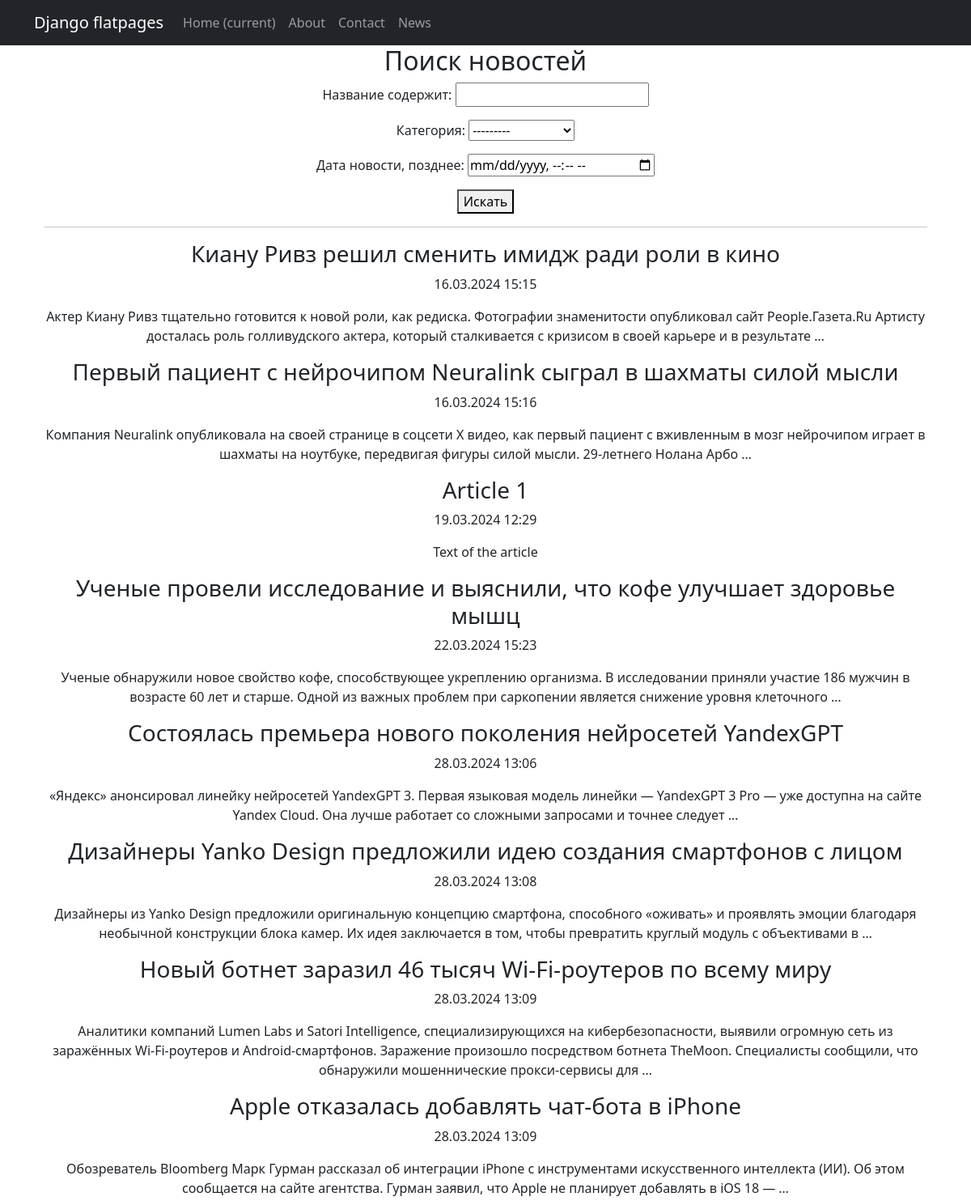
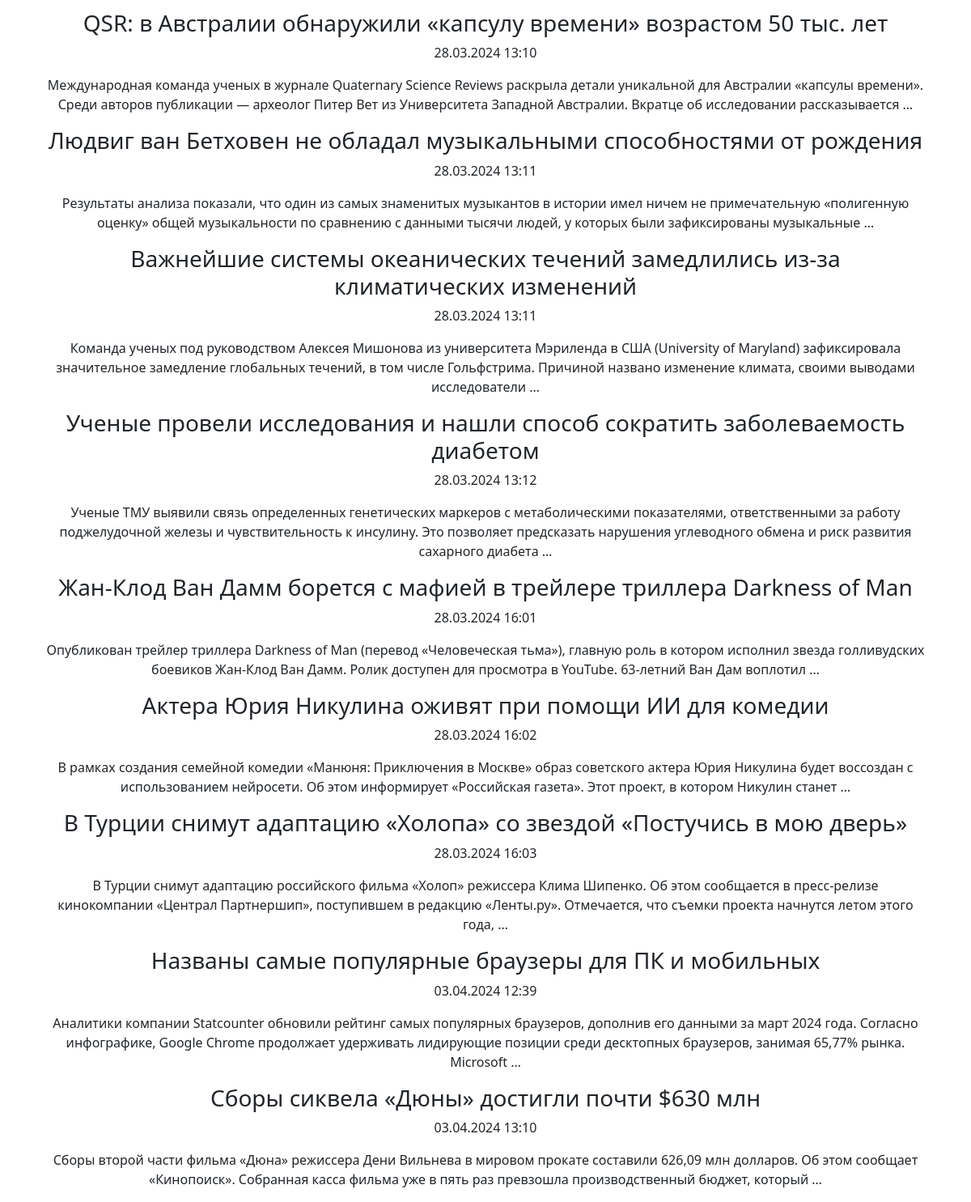
The app's page /news/search/ with its own data (2 pictures, top to bottom).
### news/models.py (models this page shows, shortened)
class Post(models.Model):
    NEWS = 'NW'
    ARTICLE = 'AR'
    POST_TYPES = [
        (NEWS, 'News'),
        (ARTICLE, 'Article'),
    ]
    author = models.ForeignKey(Author, on_delete=models.CASCADE)
    post_type = models.CharField(max_length=2, choices=POST_TYPES, default=ARTICLE)
    creation_date = models.DateTimeField(auto_now_add=True)
    categories = models.ManyToManyField(Category, through='PostCategory')
    title = models.CharField(max_length=255)
    text = models.TextField()
    rating = models.IntegerField(default=0)

### news/views.py (the view)
# urls.py: path('news/search/', search_news, name='search_news'),
def search_news(request):
    news_list = Post.objects.all()
    news_filter = NewsFilter(request.GET, queryset=news_list)
    return render(request, 'news/search_news.html', {'filter': news_filter})

### news/models.py (called while the page is built)
    def __str__(self):
        return self.name

### templates/news/search_news.html
{% extends 'flatpages/default.html' %}
{% block content %}
<div class="container">
    <h2>Поиск новостей</h2>
    <form method="get">
        {{ filter.form.as_p }}
        <button type="submit">Искать</button>
    </form>
    <hr>
    {% for news in filter.qs %}
    <div>
        <h3>{{ news.title }}</h3>
        <p>{{ news.creation_date|date:"d.m.Y H:i" }}</p>
        <p>{{ news.text|truncatewords:30 }}</p>
    </div>
    {% endfor %}
</div>
{% endblock %}

### records on screen
Post: title "Киану Ривз решил сменить имидж ради роли в кино", creation_date "16.03.2024 15:15", text "Актер Киану Ривз тщательно готовится к новой роли, как редиска. Фотографии знаменитости опубликовал сайт People.Газета.Ru Артисту досталась роль голливудского актера, который сталкивается с кризисом в своей карьере и в результате …"
Post: title "Первый пациент с нейрочипом Neuralink сыграл в шахматы силой мысли", creation_date "16.03.2024 15:16", text "Компания Neuralink опубликовала на своей странице в соцсети X видео, как первый пациент с вживленным в мозг нейрочипом играет в шахматы на ноутбуке, передвигая фигуры силой мысли. 29-летнего Нолана Арбо …"
Post: title "Article 1", creation_date "19.03.2024 12:29", text "Text of the article"
Post: title "Ученые провели исследование и выяснили, что кофе улучшает здоровье мышц", creation_date "22.03.2024 15:23", text "Ученые обнаружили новое свойство кофе, способствующее укреплению организма. В исследовании приняли участие 186 мужчин в возрасте 60 лет и старше. Одной из важных проблем при саркопении является снижение уровня клеточного …"
Post: title "Состоялась премьера нового поколения нейросетей YandexGPT", creation_date "28.03.2024 13:06", text "«Яндекс» анонсировал линейку нейросетей YandexGPT 3. Первая языковая модель линейки — YandexGPT 3 Pro — уже доступна на сайте Yandex Cloud. Она лучше работает со сложными запросами и точнее следует …"
Post: title "Дизайнеры Yanko Design предложили идею создания смартфонов с лицом", creation_date "28.03.2024 13:08", text "Дизайнеры из Yanko Design предложили оригинальную концепцию смартфона, способного «оживать» и проявлять эмоции благодаря необычной конструкции блока камер. Их идея заключается в том, чтобы превратить круглый модуль с объективами в …"
Post: title "Новый ботнет заразил 46 тысяч Wi-Fi-роутеров по всему миру", creation_date "28.03.2024 13:09", text "Аналитики компаний Lumen Labs и Satori Intelligence, специализирующихся на кибербезопасности, выявили огромную сеть из заражённых Wi-Fi-роутеров и Android-смартфонов. Заражение произошло посредством ботнета TheMoon. Специалисты сообщили, что обнаружили мошеннические прокси-сервисы для …"
Post: title "Apple отказалась добавлять чат-бота в iPhone", creation_date "28.03.2024 13:09", text "Обозреватель Bloomberg Марк Гурман рассказал об интеграции iPhone с инструментами искусственного интеллекта (ИИ). Об этом сообщается на сайте агентства. Гурман заявил, что Apple не планирует добавлять в iOS 18 — …"
Post: title "QSR: в Австралии обнаружили «капсулу времени» возрастом 50 тыс. лет", creation_date "28.03.2024 13:10", text "Международная команда ученых в журнале Quaternary Science Reviews раскрыла детали уникальной для Австралии «капсулы времени». Среди авторов публикации — археолог Питер Вет из Университета Западной Австралии. Вкратце об исследовании рассказывается …"
Post: title "Людвиг ван Бетховен не обладал музыкальными способностями от рождения", creation_date "28.03.2024 13:11", text "Результаты анализа показали, что один из самых знаменитых музыкантов в истории имел ничем не примечательную «полигенную оценку» общей музыкальности по сравнению с данными тысячи людей, у которых были зафиксированы музыкальные …"
Post: title "Важнейшие системы океанических течений замедлились из-за климатических изменений", creation_date "28.03.2024 13:11", text "Команда ученых под руководством Алексея Мишонова из университета Мэриленда в США (University of Maryland) зафиксировала значительное замедление глобальных течений, в том числе Гольфстрима. Причиной названо изменение климата, своими выводами исследователи …"
Post: title "Ученые провели исследования и нашли способ сократить заболеваемость диабетом", creation_date "28.03.2024 13:12", text "Ученые ТМУ выявили связь определенных генетических маркеров с метаболическими показателями, ответственными за работу поджелудочной железы и чувствительность к инсулину. Это позволяет предсказать нарушения углеводного обмена и риск развития сахарного диабета …"
Post: title "Жан-Клод Ван Дамм борется с мафией в трейлере триллера Darkness of Man", creation_date "28.03.2024 16:01", text "Опубликован трейлер триллера Darkness of Man (перевод «Человеческая тьма»), главную роль в котором исполнил звезда голливудских боевиков Жан-Клод Ван Дамм. Ролик доступен для просмотра в YouTube. 63-летний Ван Дам воплотил …"
Post: title "Актера Юрия Никулина оживят при помощи ИИ для комедии", creation_date "28.03.2024 16:02", text "В рамках создания семейной комедии «Манюня: Приключения в Москве» образ советского актера Юрия Никулина будет воссоздан с использованием нейросети. Об этом информирует «Российская газета». Этот проект, в котором Никулин станет …"
Post: title "В Турции снимут адаптацию «Холопа» со звездой «Постучись в мою дверь»", creation_date "28.03.2024 16:03", text "В Турции снимут адаптацию российского фильма «Холоп» режиссера Клима Шипенко. Об этом сообщается в пресс-релизе кинокомпании «Централ Партнершип», поступившем в редакцию «Ленты.ру». Отмечается, что съемки проекта начнутся летом этого года, …"
Post: title "Названы самые популярные браузеры для ПК и мобильных", creation_date "03.04.2024 12:39", text "Аналитики компании Statcounter обновили рейтинг самых популярных браузеров, дополнив его данными за март 2024 года. Согласно инфографике, Google Chrome продолжает удерживать лидирующие позиции среди десктопных браузеров, занимая 65,77% рынка. Microsoft …"
Post: title "Сборы сиквела «Дюны» достигли почти $630 млн", creation_date "03.04.2024 13:10", text "Сборы второй части фильма «Дюна» режиссера Дени Вильнева в мировом прокате составили 626,09 млн долларов. Об этом сообщает «Кинопоиск». Собранная касса фильма уже в пять раз превзошла производственный бюджет, который …"
